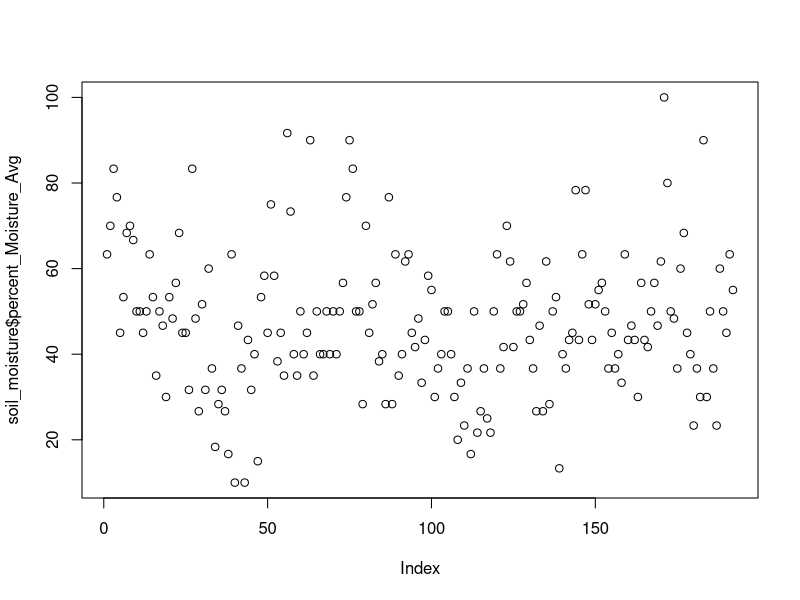
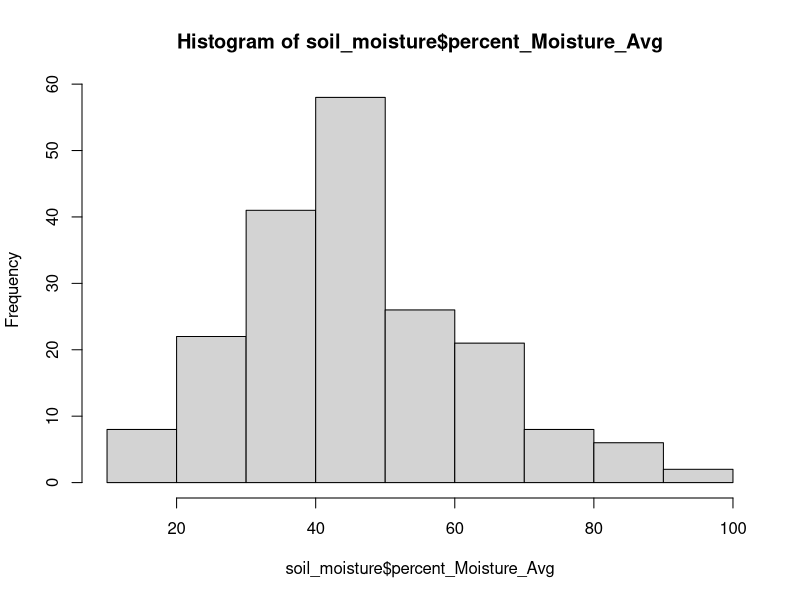
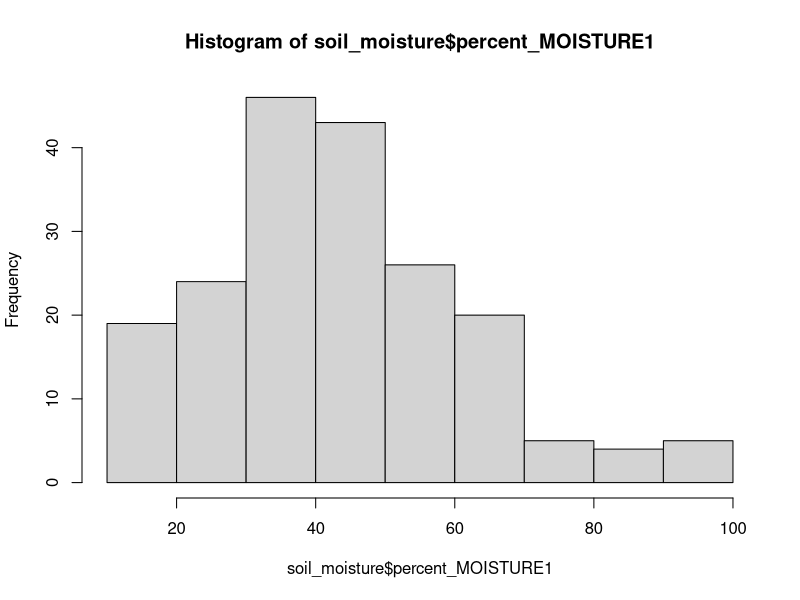
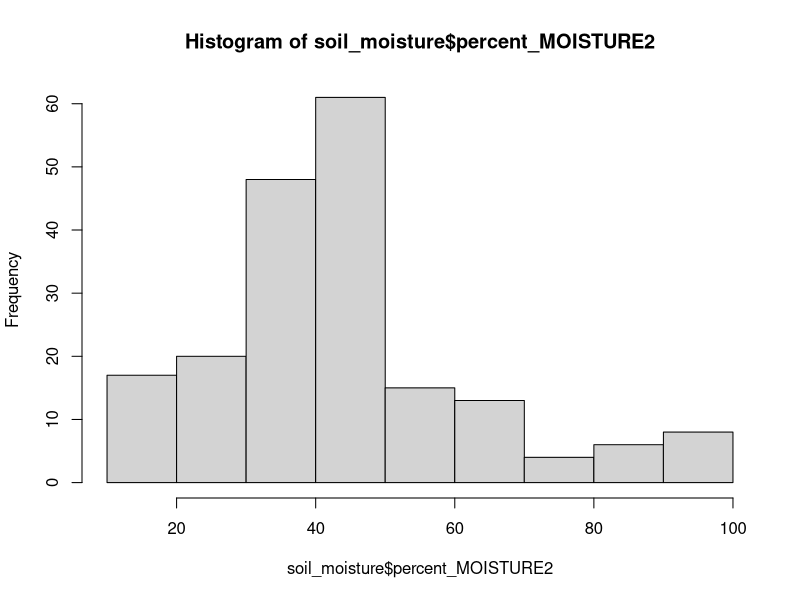
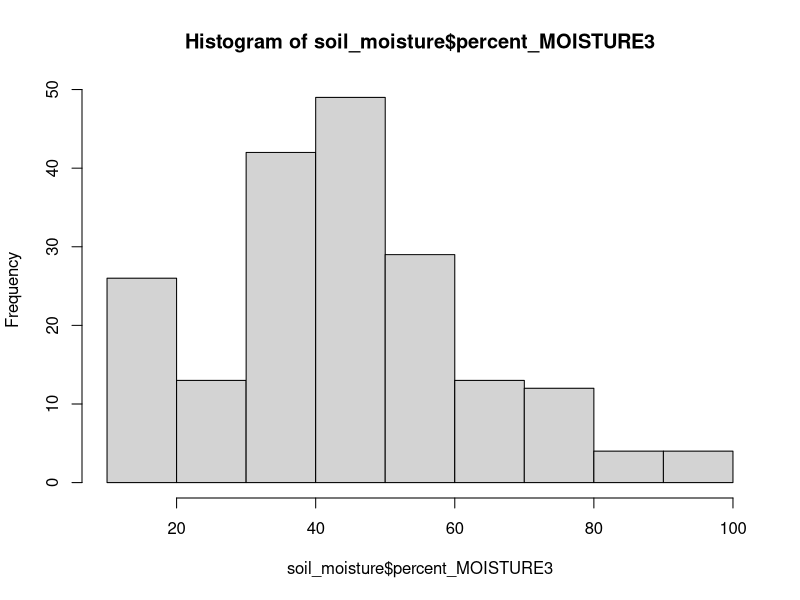
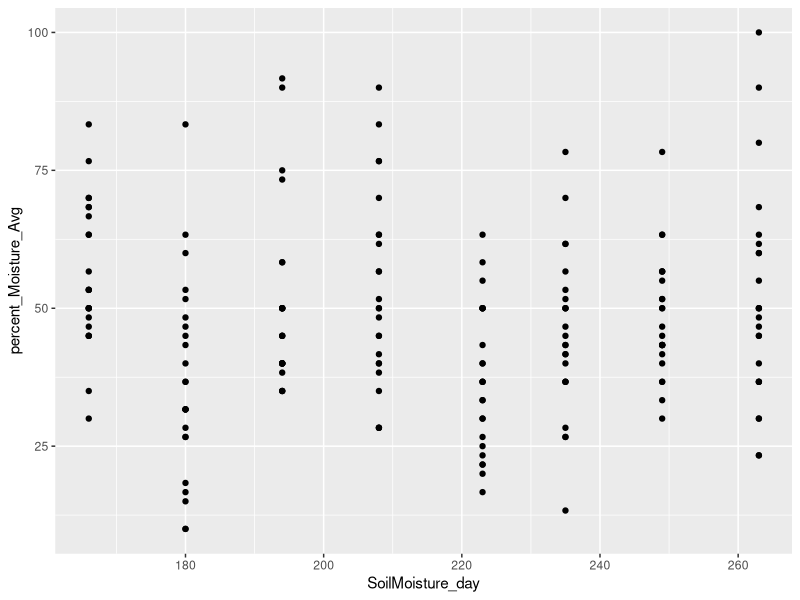

Generate these figures, in order, with R:
# Aaron Tayal
# Sept 24, 2024
# Exploratory data visualization of environmental variables recorded at 
# Powdermill Nature Reserve in the tornado/salvage areas

library(ggplot2)
library(dplyr)
library(lubridate)

soil_moisture <- read.csv("Aaron_PNR_formatted_csvs/Aaron_formatted_Soil_moisture_PNR_ENV_2022.csv")
soil_moisture$SoilMoisture_day <- yday(soil_moisture$SoilMoisture_Date)


summary(soil_moisture)
plot(soil_moisture$percent_Moisture_Avg)
hist(soil_moisture$percent_Moisture_Avg)
hist(soil_moisture$percent_MOISTURE1)
hist(soil_moisture$percent_MOISTURE2)
hist(soil_moisture$percent_MOISTURE3)

ggplot(data=soil_moisture, aes(x=SoilMoisture_day, 
                               y=percent_Moisture_Avg)) +
  geom_point()

# Idea: make a Parallel coordinates plot
